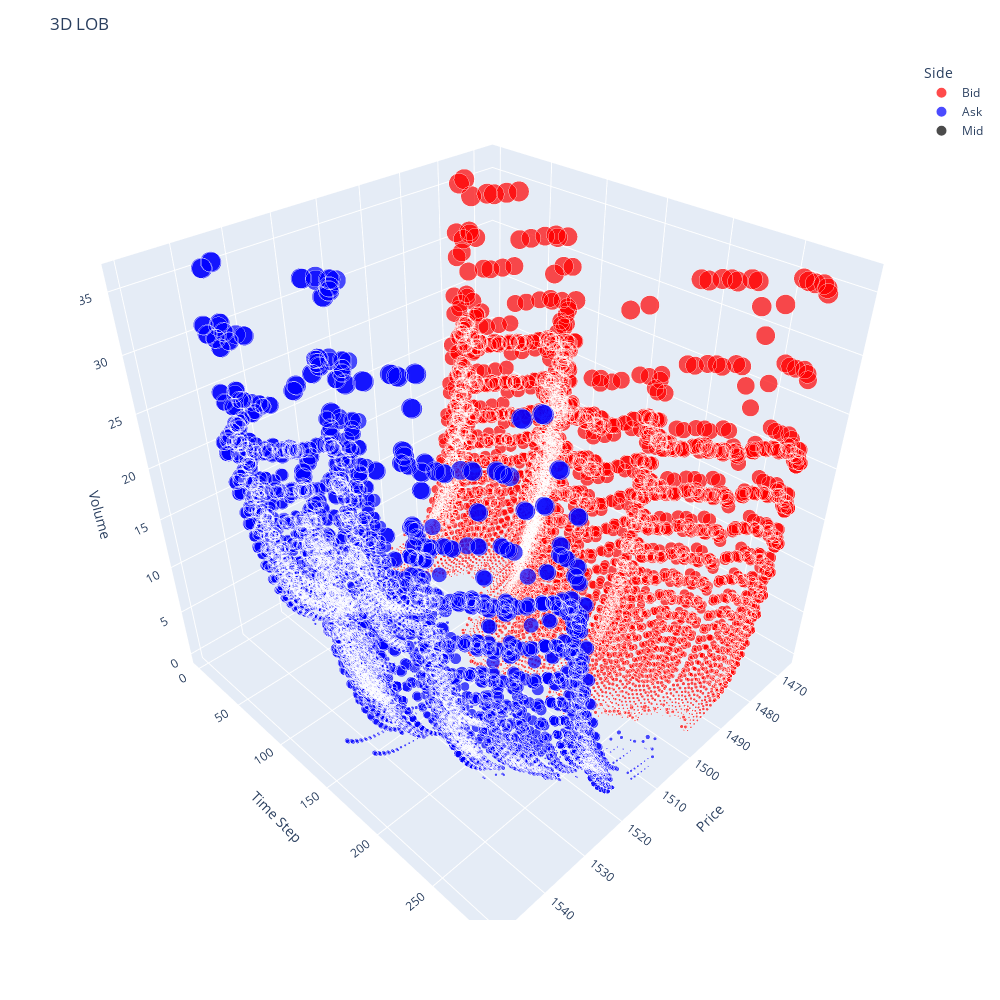

Notebook code cell kept with this figure:
### Code cell
experiment.plot_lob()

### Figure 1 — Plotly figure (JSON) as saved in the notebook; plotly's stock layout.template omitted (floating-point values rounded to 4 significant figures; data arrays with more than 128 entries replaced by an {"elided": "..."} marker saying what was removed)
{"data": [{"hovertemplate": "Side=Bid<br>Price=%{x}<br>Time Step=%{y}<br>Volume=%{marker.size}<extra></extra>", "legendgroup": "Bid", "marker": {"color": "red", "size": {"elided": "6540 float values"}, "sizemode": "area", "sizeref": 0.08987, "symbol": "circle"}, "mode": "markers", "name": "Bid", "scene": "scene", "showlegend": true, "type": "scatter3d", "x": {"elided": "6540 float values"}, "y": {"elided": "6540 int values"}, "z": {"elided": "6540 float values"}}, {"hovertemplate": "Side=Ask<br>Price=%{x}<br>Time Step=%{y}<br>Volume=%{marker.size}<extra></extra>", "legendgroup": "Ask", "marker": {"color": "blue", "size": {"elided": "5643 float values"}, "sizemode": "area", "sizeref": 0.08987, "symbol": "circle"}, "mode": "markers", "name": "Ask", "scene": "scene", "showlegend": true, "type": "scatter3d", "x": {"elided": "5643 float values"}, "y": {"elided": "5643 int values"}, "z": {"elided": "5643 float values"}}, {"hovertemplate": "Side=Mid<br>Price=%{x}<br>Time Step=%{y}<br>Volume=%{marker.size}<extra></extra>", "legendgroup": "Mid", "marker": {"color": "black", "size": {"elided": "291 float values"}, "sizemode": "area", "sizeref": 0.08987, "symbol": "circle"}, "mode": "markers", "name": "Mid", "scene": "scene", "showlegend": true, "type": "scatter3d", "x": {"elided": "291 null values"}, "y": {"elided": "291 int values"}, "z": {"elided": "291 float values"}}], "layout": {"autosize": false, "height": 1000, "legend": {"itemsizing": "constant", "title": {"text": "Side"}, "tracegroupgap": 0}, "margin": {"t": 60}, "scene": {"domain": {"x": [0, 1], "y": [0, 1]}, "xaxis": {"title": {"text": "Price"}}, "yaxis": {"title": {"text": "Time Step"}}, "zaxis": {"title": {"text": "Volume"}}}, "title": {"text": "3D LOB"}, "width": 1000}}
